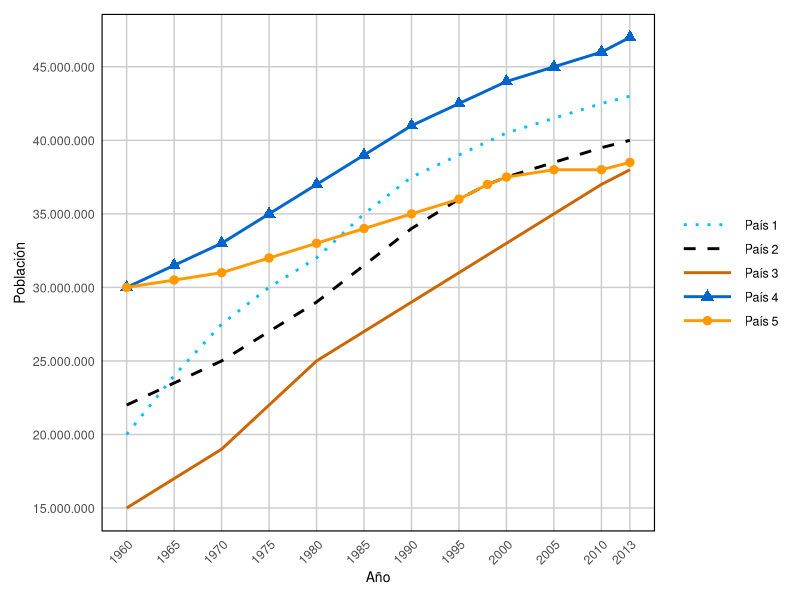
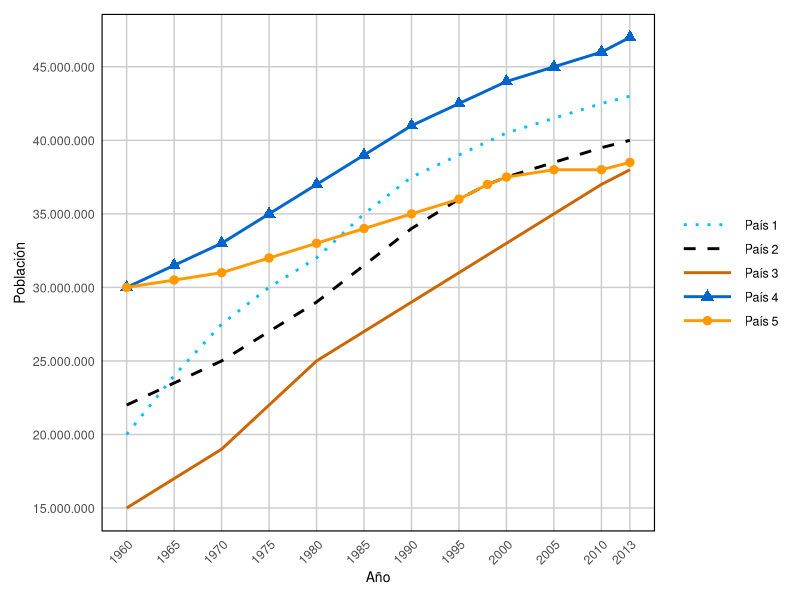

Write R code to recreate these figures, in order.
#!/usr/bin/env Rscript
# Gráfico de Población por País (1960-2013)
# Generado automáticamente para reproducir imagen ICFES

library(ggplot2)
library(scales)

# Datos de los países
# País 1 - Cyan punteada, crecimiento lineal de 20M a 43M
pais1 <- data.frame(
  año = c(1960, 1965, 1970, 1975, 1980, 1985, 1990, 1995, 2000, 2005, 2010, 2013),
  poblacion = c(20e6, 24e6, 27.5e6, 30e6, 32e6, 35e6, 37.5e6, 39e6, 40.5e6, 41.5e6, 42.5e6, 43e6),
  pais = "País 1"
)

# País 2 - Negra discontinua
pais2 <- data.frame(
  año = c(1960, 1965, 1970, 1975, 1980, 1985, 1990, 1995, 1998, 2000, 2005, 2010, 2013),
  poblacion = c(22e6, 23.5e6, 25e6, 27e6, 29e6, 31.5e6, 34e6, 36e6, 37e6, 37.5e6, 38.5e6, 39.5e6, 40e6),
  pais = "País 2"
)

# País 3 - Naranja/marrón sólida, crecimiento continuo de 15M a 38M
pais3 <- data.frame(
  año = c(1960, 1965, 1970, 1975, 1980, 1985, 1990, 1995, 2000, 2005, 2010, 2013),
  poblacion = c(15e6, 17e6, 19e6, 22e6, 25e6, 27e6, 29e6, 31e6, 33e6, 35e6, 37e6, 38e6),
  pais = "País 3"
)

# País 4 - Azul sólida con triángulos
pais4 <- data.frame(
  año = c(1960, 1965, 1970, 1975, 1980, 1985, 1990, 1995, 2000, 2005, 2010, 2013),
  poblacion = c(30e6, 31.5e6, 33e6, 35e6, 37e6, 39e6, 41e6, 42.5e6, 44e6, 45e6, 46e6, 47e6),
  pais = "País 4"
)

# País 5 - Naranja sólida con círculos
pais5 <- data.frame(
  año = c(1960, 1965, 1970, 1975, 1980, 1985, 1990, 1995, 1998, 2000, 2005, 2010, 2013),
  poblacion = c(30e6, 30.5e6, 31e6, 32e6, 33e6, 34e6, 35e6, 36e6, 37e6, 37.5e6, 38e6, 38e6, 38.5e6),
  pais = "País 5"
)

# Combinar todos los datos
datos <- rbind(pais1, pais2, pais3, pais4, pais5)

# Colores según paleta identificada
colores <- c(
  "País 1" = "#00BFFF",  # Cyan
  "País 2" = "#000000",  # Negro
  "País 3" = "#CC6600",  # Naranja/marrón
  "País 4" = "#0066CC",  # Azul
  "País 5" = "#FF9900"   # Naranja
)

# Estilos de línea
linetypes <- c(
  "País 1" = "dotted",
  "País 2" = "dashed",
  "País 3" = "solid",
  "País 4" = "solid",
  "País 5" = "solid"
)

# Crear gráfico base
p <- ggplot() +
  # País 1 - Línea punteada cyan (sin marcadores)
  geom_line(data = pais1, aes(x = año, y = poblacion, color = pais, linetype = pais),
            linewidth = 1) +
  # País 2 - Línea discontinua negra (sin marcadores)
  geom_line(data = pais2, aes(x = año, y = poblacion, color = pais, linetype = pais),
            linewidth = 1) +
  # País 3 - Línea sólida naranja/marrón (sin marcadores)
  geom_line(data = pais3, aes(x = año, y = poblacion, color = pais, linetype = pais),
            linewidth = 1) +
  # País 4 - Línea sólida azul CON triángulos
  geom_line(data = pais4, aes(x = año, y = poblacion, color = pais, linetype = pais),
            linewidth = 1) +
  geom_point(data = pais4, aes(x = año, y = poblacion, color = pais),
             shape = 17, size = 3) +  # Triángulo relleno
  # País 5 - Línea sólida naranja CON círculos
  geom_line(data = pais5, aes(x = año, y = poblacion, color = pais, linetype = pais),
            linewidth = 1) +
  geom_point(data = pais5, aes(x = año, y = poblacion, color = pais),
             shape = 19, size = 2.5) +  # Círculo relleno

  # Escalas
  scale_color_manual(values = colores, name = NULL) +
  scale_linetype_manual(values = linetypes, name = NULL) +
  scale_x_continuous(
    breaks = c(1960, 1965, 1970, 1975, 1980, 1985, 1990, 1995, 2000, 2005, 2010, 2013),
    limits = c(1960, 2013)
  ) +
  scale_y_continuous(
    breaks = c(15e6, 20e6, 25e6, 30e6, 35e6, 40e6, 45e6),
    labels = function(x) format(x, big.mark = ".", scientific = FALSE),
    limits = c(15e6, 47e6)
  ) +

  # Etiquetas
  labs(x = "Año", y = "Población") +

  # Tema
  theme_minimal() +
  theme(
    panel.grid.major = element_line(color = "#CCCCCC", linewidth = 0.5),
    panel.grid.minor = element_blank(),
    panel.border = element_rect(color = "black", fill = NA, linewidth = 0.8),
    axis.line = element_blank(),
    axis.text.x = element_text(angle = 45, hjust = 1, size = 9),
    axis.text.y = element_text(size = 9),
    axis.title = element_text(size = 10),
    legend.position = "right",
    legend.background = element_blank(),
    legend.key = element_blank(),
    legend.key.width = unit(1.5, "cm"),
    legend.text = element_text(size = 9),
    plot.margin = margin(10, 10, 10, 10)
  ) +
  guides(
    color = guide_legend(order = 1, override.aes = list(linewidth = 1)),
    linetype = guide_legend(order = 1)
  )

# Guardar como PDF y PNG
ggsave("r_final.pdf", plot = p, width = 9, height = 6, dpi = 150)
ggsave("r_final.png", plot = p, width = 9, height = 6, dpi = 150)

cat("Gráfico R generado exitosamente:\n")
cat("  - r_final.pdf\n")
cat("  - r_final.png\n")
